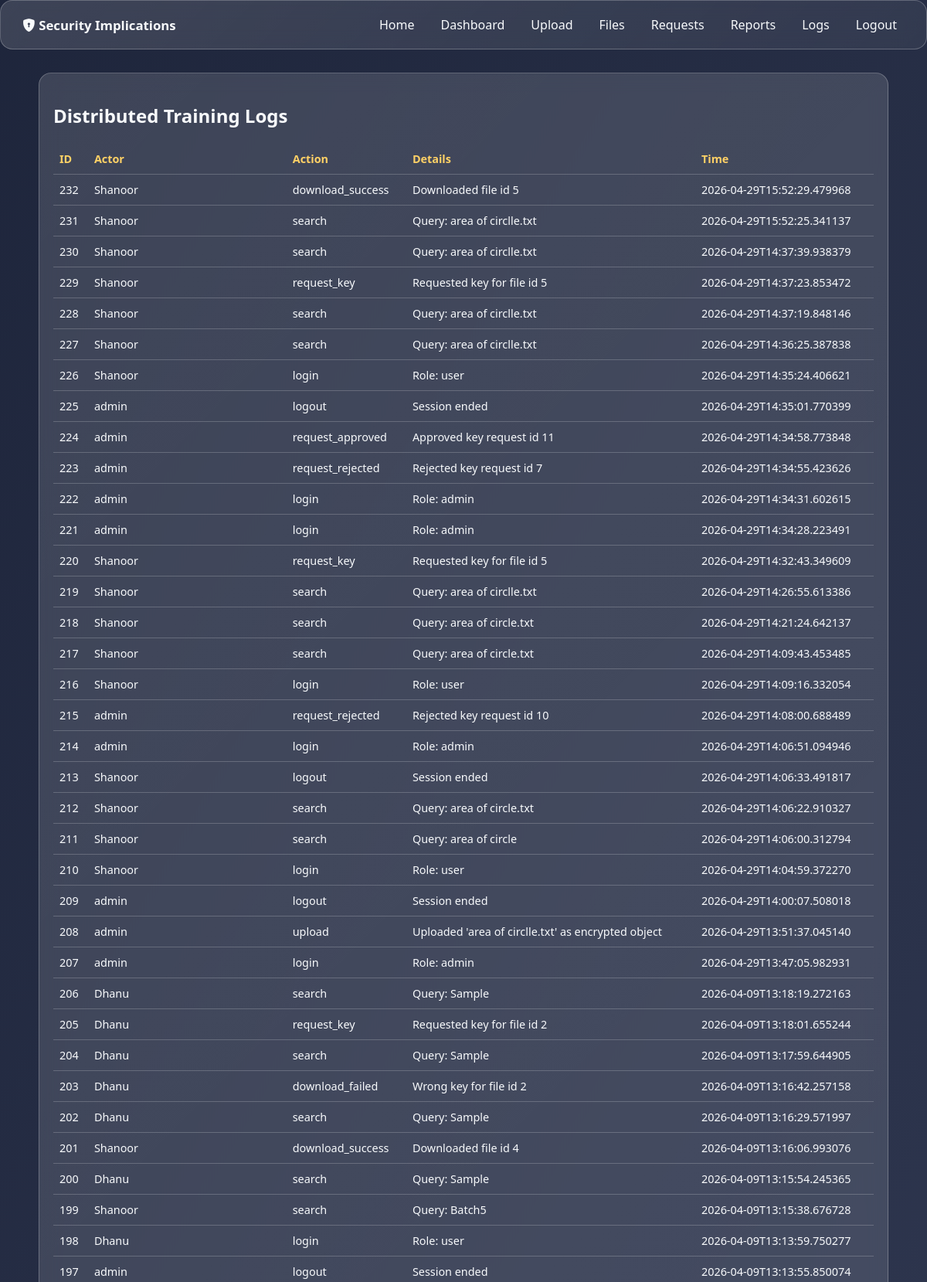
The page /admin/logs (signed in, upper part) on the database its author committed.
### tables this page shows
CREATE TABLE logs (
    id INTEGER PRIMARY KEY AUTOINCREMENT,
    actor TEXT NOT NULL,
    action TEXT NOT NULL,
    details TEXT NOT NULL,
    created_at TEXT NOT NULL
);

### app.py (the view)
@app.route("/admin/logs")
@login_required
@role_required("admin")
def admin_logs():
    db = get_db()
    rows = db.execute("SELECT * FROM logs ORDER BY id DESC LIMIT 200").fetchall()
    return render_template("logs.html", rows=rows, page_title="Distributed Training Logs")

### app.py (called while the page is built)
def get_db():
    if "db" not in g:
        g.db = sqlite3.connect(DB_PATH)
        g.db.row_factory = sqlite3.Row
    return g.db

def login_required(view):
    @wraps(view)
    def wrapped(*args, **kwargs):
        if session.get("user_id") is None:
            return redirect(url_for("login"))
        return view(*args, **kwargs)
    return wrapped

def role_required(role):
    def decorator(view):
        @wraps(view)
        def wrapped(*args, **kwargs):
            if session.get("role") != role:
                flash("Access denied.", "danger")
                return redirect(url_for("dashboard"))
            return view(*args, **kwargs)
        return wrapped
    return decorator

@app.context_processor
def inject_now():
    return {"now_year": datetime.utcnow().year}

### templates/logs.html
{% extends "base.html" %}
{% block content %}
<section class="panel glass">
  <h2>{{ page_title }}</h2>
  <table>
    <thead><tr><th>ID</th><th>Actor</th><th>Action</th><th>Details</th><th>Time</th></tr></thead>
    <tbody>
      {% for row in rows %}
      <tr><td>{{ row.id }}</td><td>{{ row.actor }}</td><td>{{ row.action }}</td><td>{{ row.details }}</td><td>{{ row.created_at }}</td></tr>
      {% endfor %}
    </tbody>
  </table>
</section>
{% endblock %}

### static/css/style.css (style rules this page uses)
:root { --bg-1: #0b132b; --bg-2: #1c2541; --bg-3: #3a506b; --accent: #5bc0be; --accent-2: #ffd166; --text: #f8fafc; --muted: #cbd5e1; }
* { box-sizing: border-box; }
body { margin: 0; min-height: 100vh; color: var(--text); font-family: "Segoe UI", Tahoma, Geneva, Verdana, sans-serif; background: linear-gradient(120deg, rgba(11, 19, 43, 0.92), rgba(28, 37, 65, 0.9), rgba(58, 80, 107, 0.88)), url("https://images.unsplash.com/photo-1558494949-ef010cbdcc31?auto=format&fit=crop&w=1600&q=80") center/cover fixed; }
.glass { background: linear-gradient(135deg, rgba(255, 255, 255, 0.14), rgba(255, 255, 255, 0.06)); border: 1px solid rgba(255, 255, 255, 0.24); backdrop-filter: blur(12px); border-radius: 16px; }
.card, .metric-card, .panel { padding: 18px; }
table { width: 100%; border-collapse: collapse; margin-top: 10px; font-size: 0.9rem; }
th, td { border-bottom: 1px solid rgba(255, 255, 255, 0.2); padding: 10px 8px; text-align: left; }
th { color: var(--accent-2); font-weight: 600; }

### rows shown on the page
logs: id "232", actor "Shanoor", action "download_success", details "Downloaded file id 5", created_at "2026-04-29T15:52:29.479968"
logs: id "231", actor "Shanoor", action "search", details "Query: area of circlle.txt", created_at "2026-04-29T15:52:25.341137"
logs: id "230", actor "Shanoor", action "search", details "Query: area of circlle.txt", created_at "2026-04-29T14:37:39.938379"
logs: id "229", actor "Shanoor", action "request_key", details "Requested key for file id 5", created_at "2026-04-29T14:37:23.853472"
logs: id "228", actor "Shanoor", action "search", details "Query: area of circlle.txt", created_at "2026-04-29T14:37:19.848146"
logs: id "227", actor "Shanoor", action "search", details "Query: area of circlle.txt", created_at "2026-04-29T14:36:25.387838"
logs: id "226", actor "Shanoor", action "login", details "Role: user", created_at "2026-04-29T14:35:24.406621"
logs: id "225", actor "admin", action "logout", details "Session ended", created_at "2026-04-29T14:35:01.770399"
logs: id "224", actor "admin", action "request_approved", details "Approved key request id 11", created_at "2026-04-29T14:34:58.773848"
logs: id "223", actor "admin", action "request_rejected", details "Rejected key request id 7", created_at "2026-04-29T14:34:55.423626"
logs: id "222", actor "admin", action "login", details "Role: admin", created_at "2026-04-29T14:34:31.602615"
logs: id "221", actor "admin", action "login", details "Role: admin", created_at "2026-04-29T14:34:28.223491"
logs: id "220", actor "Shanoor", action "request_key", details "Requested key for file id 5", created_at "2026-04-29T14:32:43.349609"
logs: id "219", actor "Shanoor", action "search", details "Query: area of circlle.txt", created_at "2026-04-29T14:26:55.613386"
logs: id "218", actor "Shanoor", action "search", details "Query: area of circle.txt", created_at "2026-04-29T14:21:24.642137"
logs: id "217", actor "Shanoor", action "search", details "Query: area of circle.txt", created_at "2026-04-29T14:09:43.453485"
logs: id "216", actor "Shanoor", action "login", details "Role: user", created_at "2026-04-29T14:09:16.332054"
logs: id "215", actor "admin", action "request_rejected", details "Rejected key request id 10", created_at "2026-04-29T14:08:00.688489"
logs: id "214", actor "admin", action "login", details "Role: admin", created_at "2026-04-29T14:06:51.094946"
logs: id "213", actor "Shanoor", action "logout", details "Session ended", created_at "2026-04-29T14:06:33.491817"
logs: id "212", actor "Shanoor", action "search", details "Query: area of circle.txt", created_at "2026-04-29T14:06:22.910327"
logs: id "211", actor "Shanoor", action "search", details "Query: area of circle", created_at "2026-04-29T14:06:00.312794"
logs: id "210", actor "Shanoor", action "login", details "Role: user", created_at "2026-04-29T14:04:59.372270"
logs: id "209", actor "admin", action "logout", details "Session ended", created_at "2026-04-29T14:00:07.508018"
logs: id "208", actor "admin", action "upload", details "Uploaded 'area of circlle.txt' as encrypted object", created_at "2026-04-29T13:51:37.045140"
logs: id "207", actor "admin", action "login", details "Role: admin", created_at "2026-04-29T13:47:05.982931"
logs: id "206", actor "Dhanu", action "search", details "Query: Sample", created_at "2026-04-09T13:18:19.272163"
logs: id "205", actor "Dhanu", action "request_key", details "Requested key for file id 2", created_at "2026-04-09T13:18:01.655244"
logs: id "204", actor "Dhanu", action "search", details "Query: Sample", created_at "2026-04-09T13:17:59.644905"
logs: id "203", actor "Dhanu", action "download_failed", details "Wrong key for file id 2", created_at "2026-04-09T13:16:42.257158"
logs: id "202", actor "Dhanu", action "search", details "Query: Sample", created_at "2026-04-09T13:16:29.571997"
logs: id "201", actor "Shanoor", action "download_success", details "Downloaded file id 4", created_at "2026-04-09T13:16:06.993076"
logs: id "200", actor "Dhanu", action "search", details "Query: Sample", created_at "2026-04-09T13:15:54.245365"
logs: id "199", actor "Shanoor", action "search", details "Query: Batch5", created_at "2026-04-09T13:15:38.676728"
logs: id "198", actor "Dhanu", action "login", details "Role: user", created_at "2026-04-09T13:13:59.750277"
logs: id "197", actor "admin", action "logout", details "Session ended", created_at "2026-04-09T13:13:55.850074"

### other values the page prints
{{ page_title }} "Distributed Training Logs"
